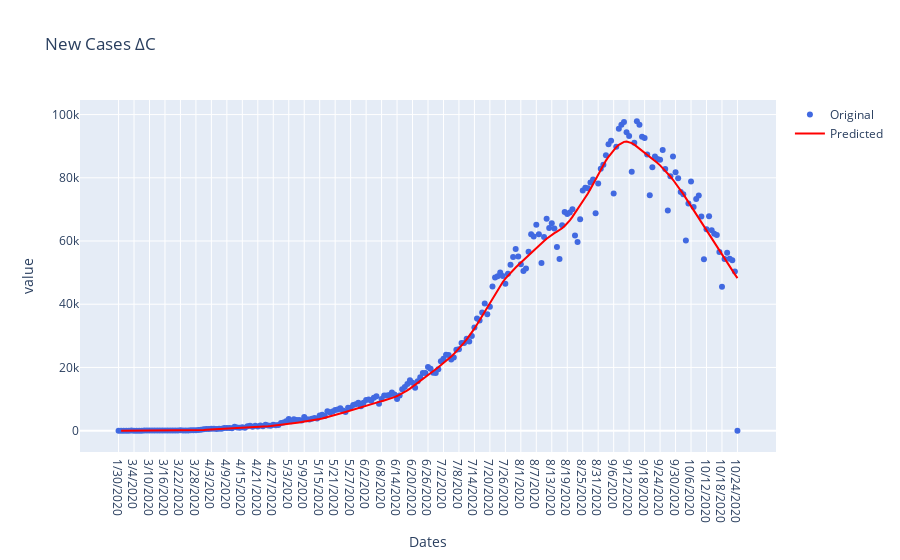

The code cell stored with this chart in its notebook:
### Code cell
#New Cases ΔC
fig=go.Figure()
fig.add_trace(go.Scatter(x=df_state['Date'], y=df_state['Delta_C'],name='Original',
                         mode='markers',line=dict(color='royalblue',)))
fig.add_trace(go.Scatter(x=df_state['Date'], y=df_pred['Confirmed'].diff(),name='Predicted',
                         line=dict(color='red',)))
fig.update_layout(title = "New Cases ΔC", xaxis = {'title':'Dates'}, yaxis = {'title':'value'})
#fig.update_xaxes(rangeslider_visible=True)
fig.show()

### Figure 1 — Plotly figure (JSON) as saved in the notebook; plotly's stock layout.template omitted (floating-point values rounded to 4 significant figures; data arrays with more than 128 entries replaced by an {"elided": "..."} marker saying what was removed)
{"data": [{"line": {"color": "royalblue"}, "mode": "markers", "name": "Original", "type": "scatter", "x": {"elided": "241 str values"}, "y": {"elided": "241 int values"}}, {"line": {"color": "red"}, "name": "Predicted", "type": "scatter", "x": {"elided": "241 str values"}, "y": {"elided": "241 float values"}}], "layout": {"title": {"text": "New Cases ΔC"}, "xaxis": {"title": {"text": "Dates"}}, "yaxis": {"title": {"text": "value"}}}}
